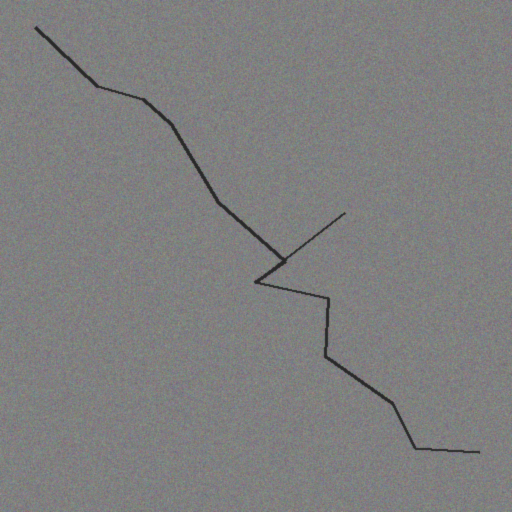
#> input picture presentation/assets/synthetic_crack_input.png, 512 x 512 px; its folder holds 4 pictures in this run
$ python make_figures.py
#> lines starting #> are read from the running program, lines starting #| are printed output that depends on the picture
#!/usr/bin/env python
"""Regenerate the presentation figures from the committed smoke-test artefacts.

Run with the project launcher so the pinned env is used:

    ./env.sh python presentation/tools/make_figures.py

Every figure is derived from files under `presentation/assets/` (copies of the
Level-2 smoke-test outputs), so the figures are reproducible without a GPU.
"""
from __future__ import annotations

import sys
from pathlib import Path

import numpy as np
from PIL import Image

import matplotlib
matplotlib.use("Agg")
import matplotlib.pyplot as plt
from matplotlib.patches import Rectangle

ROOT = Path(__file__).resolve().parents[2]
ASSETS = ROOT / "presentation" / "assets"
OUT = ROOT / "presentation" / "figures"

# Design tokens (dataviz reference palette)
SURFACE = "#fcfcfb"
INK = "#0b0b0b"
INK_2 = "#52514e"
MUTED = "#898781"
CRACK = "#e34948"      # categorical slot 8 (red) - the crack class
CENTER = "#2a78d6"     # categorical slot 1 (blue) - the derived centerline
GOOD = "#0ca30c"       # status: good
FONT = ["DejaVu Sans"]

plt.rcParams.update({
    "font.family": "sans-serif",
    "font.sans-serif": FONT,
    "figure.facecolor": SURFACE,
    "savefig.facecolor": SURFACE,
    "axes.facecolor": SURFACE,
})


def load(name: str) -> np.ndarray:
    return np.array(Image.open(ASSETS / name))


def dilate(mask: np.ndarray, r: int = 2) -> np.ndarray:
    """Binary dilation with a square structuring element, numpy-only."""
    out = mask.copy()
    for dy in range(-r, r + 1):
        for dx in range(-r, r + 1):
            out |= np.roll(np.roll(mask, dy, axis=0), dx, axis=1)
    return out


def tint(rgb: np.ndarray, mask: np.ndarray, hex_color: str, alpha: float = 0.85,
         dim: float = 1.0) -> np.ndarray:
    c = np.array([int(hex_color[i:i + 2], 16) for i in (1, 3, 5)], dtype=np.float32)
    out = rgb.astype(np.float32) * dim
    out[mask] = (1.0 - alpha) * out[mask] + alpha * c
    return np.clip(out, 0, 255).astype(np.uint8)


def panel(ax, img, title: str, subtitle: str, cmap=None) -> None:
    ax.imshow(img, cmap=cmap, interpolation="nearest")
    ax.set_xticks([])
    ax.set_yticks([])
    for s in ax.spines.values():
        s.set_edgecolor("#e1e0d9")
        s.set_linewidth(1.0)
    ax.set_title(title, fontsize=13, fontweight="bold", color=INK, pad=10, loc="left")
    ax.text(0, -0.045, subtitle, transform=ax.transAxes, fontsize=10,
            color=INK_2, va="top", ha="left")


def fig_pipeline_result() -> Path:
    """4-panel: input -> mask -> overlay -> centerline."""
    orig = load("synthetic_crack_input.png")
    pred = load("synthetic_crack_prediction.png")
    skel = load("synthetic_crack_skeleton.png")

    crack = pred > 0
    skel_b = skel > 0
    n_crack, n_skel = int(crack.sum()), int(skel_b.sum())
    pct = 100.0 * crack.mean()

    overlay = tint(orig, crack, CRACK, alpha=0.85)
    center = tint(orig, dilate(skel_b, 2), CENTER, alpha=1.0, dim=0.55)

    fig, axes = plt.subplots(1, 4, figsize=(17.0, 4.9))
    panel(axes[0], orig, "1 · INPUT",
          "512×512 RGB, unmodified frame")
    panel(axes[1], (crack * 255).astype(np.uint8), "2 · MASK",
          f"binary {{0,1}} PNG · {n_crack:,} crack px ({pct:.2f} %)", cmap="gray")
    panel(axes[2], overlay, "3 · OVERLAY",
          "α-blended review render")
    panel(axes[3], center, "4 · CENTERLINE",
          f"1-px skeleton, {n_skel:,} px (thickened for print)")

    fig.suptitle("OpenCrack nnU-Net v2 · zero-shot, end-to-end on an RTX 3090",
                 fontsize=15.5, fontweight="bold", color=INK, x=0.011, ha="left", y=0.995)
    fig.text(0.011, 0.915,
             "Every stage stays in the original image frame — no resize, crop or pad — so a "
             "(row, col) here indexes the aligned depth frame later.",
             fontsize=10.5, color=INK_2, ha="left")
    fig.tight_layout(rect=[0, 0.085, 1, 0.885])
    p = OUT / "fig01_pipeline_result.png"
    fig.savefig(p, dpi=170)
    plt.close(fig)
    return p


def fig_negative_control() -> Path:
    """The blank frame: the model must return nothing."""
    blank = load("synthetic_blank_input.png")
    bpred = load("synthetic_blank_prediction.png")
    crack = load("synthetic_crack_input.png")
    cpred = load("synthetic_crack_prediction.png")

    fig, axes = plt.subplots(1, 4, figsize=(17.0, 4.9))
    panel(axes[0], blank, "NEGATIVE CONTROL · input",
          "textured concrete, no crack present")
    panel(axes[1], (bpred > 0).astype(np.uint8) * 255, "NEGATIVE CONTROL · output",
          f"{int((bpred > 0).sum())} crack px — zero false positives", cmap="gray")
    panel(axes[2], crack, "POSITIVE CASE · input",
          "same texture, one synthetic crack")
    panel(axes[3], (cpred > 0).astype(np.uint8) * 255, "POSITIVE CASE · output",
          f"{int((cpred > 0).sum()):,} crack px — crack recovered", cmap="gray")

    fig.suptitle("The smoke test asserts both directions, every run",
                 fontsize=15.5, fontweight="bold", color=INK, x=0.011, ha="left", y=0.995)
    fig.text(0.011, 0.915,
             "A pipeline that always fires looks identical to a working one on crack imagery alone. "
             "The blank frame is what makes the positive case mean something.",
             fontsize=10.5, color=INK_2, ha="left")
    fig.tight_layout(rect=[0, 0.085, 1, 0.885])
    p = OUT / "fig02_negative_control.png"
    fig.savefig(p, dpi=170)
    plt.close(fig)
    return p


# [56 lines left out: function fig_scoreboard, not called in this run]


def main() -> int:
    if not ASSETS.exists():
        print(f"ERROR: missing {ASSETS}", file=sys.stderr)
        return 3
    OUT.mkdir(parents=True, exist_ok=True)
    for fn in (fig_pipeline_result, fig_negative_control, fig_scoreboard,
               fig_pipeline_diagram):
        p = fn()
        print(f"wrote {p.relative_to(ROOT)}")
#> this loop made 2 passes
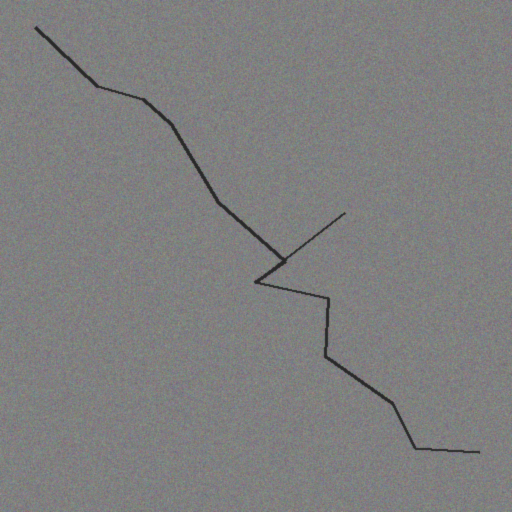
#> input picture presentation/assets/synthetic_crack_input.png, 512 x 512 px
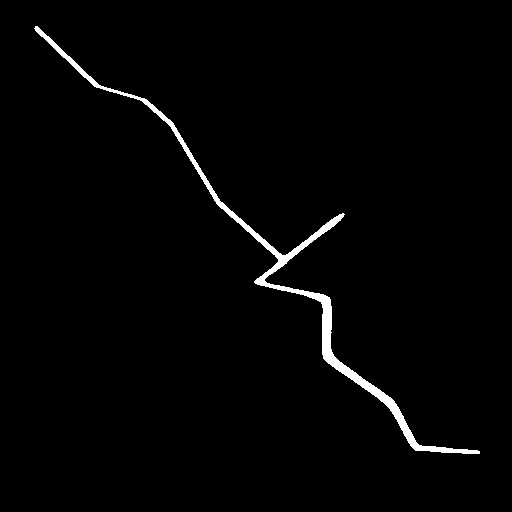
#> input picture presentation/assets/synthetic_crack_prediction.png, 512 x 512 px
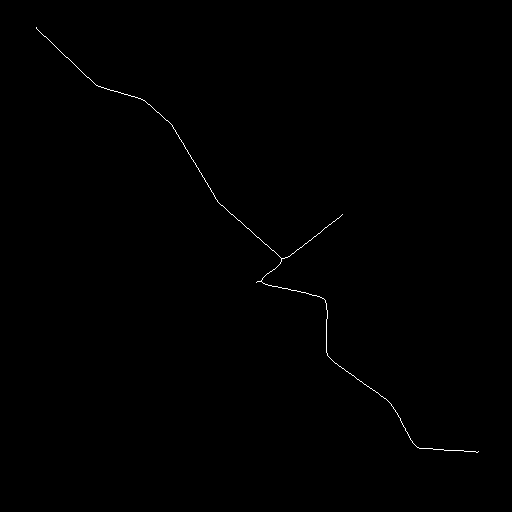
#> input picture presentation/assets/synthetic_crack_skeleton.png, 512 x 512 px
#> pass 1, in tint (call 2), `out = rgb.astype(np.float32) * dim`:
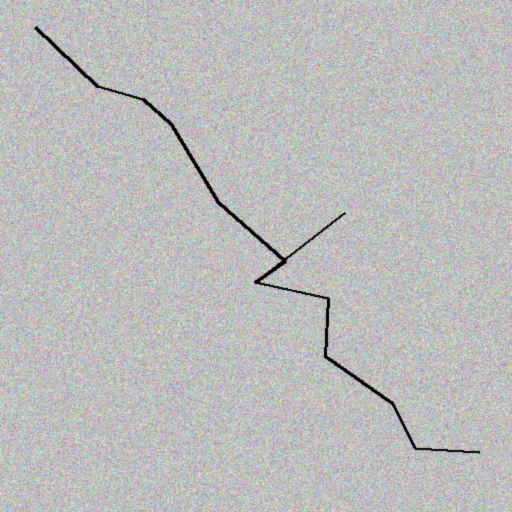
#> out: shape (512, 512, 3) float32; mean R, G, B 69.7, 69.7, 69.7; drawn with min black and max white
#> pass 1, in fig_pipeline_result, `fig.savefig(p, dpi=170)`:
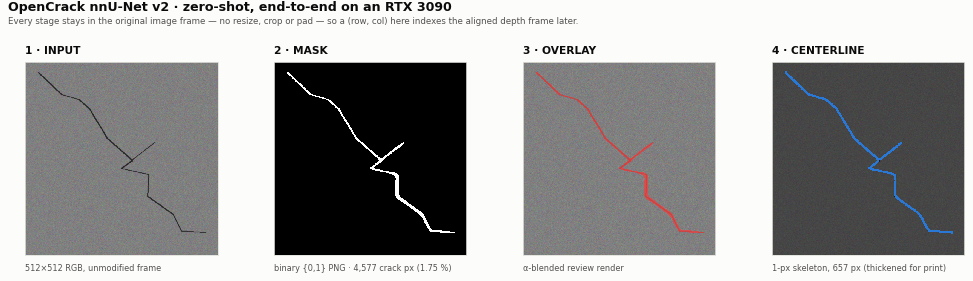
#> figure drawn by matplotlib, 4 panels
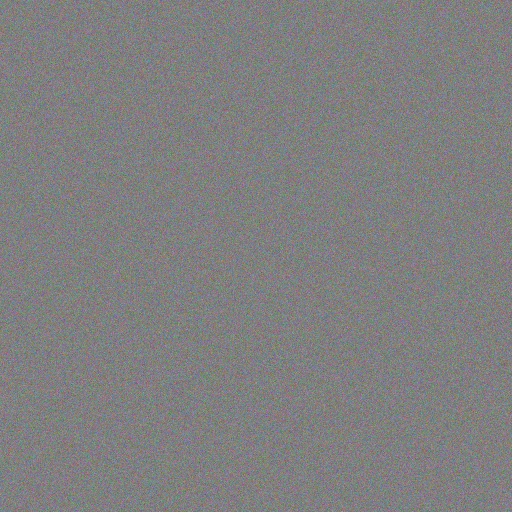
#> input picture presentation/assets/synthetic_blank_input.png, 512 x 512 px
    return 0


# [63 lines left out: function fig_pipeline_diagram, not called in this run]

if __name__ == "__main__":
#> (the run stopped early here; a loop or call above may not have finished)
